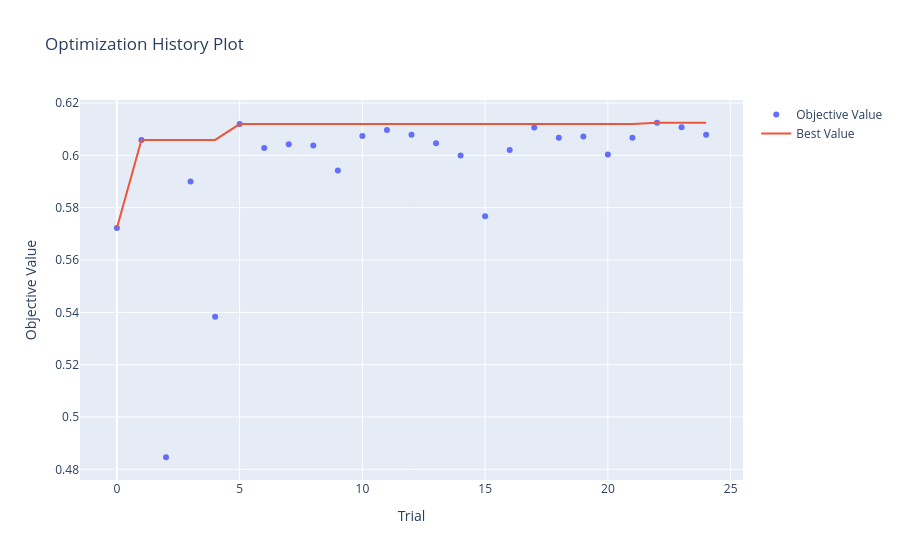
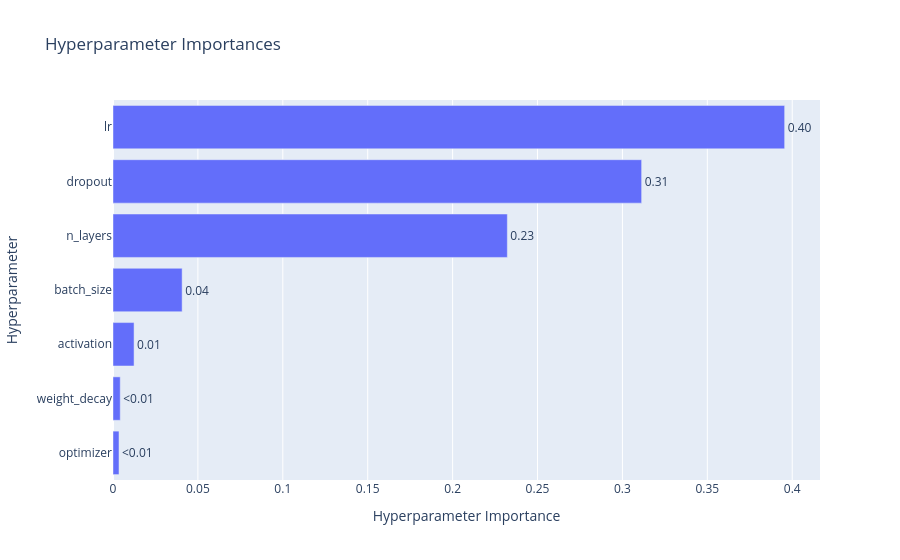

The cell these charts' notebook holds for them, in order:
### Code cell
import optuna.visualization as vis

vis.plot_optimization_history(study).show()
vis.plot_param_importances(study).show()

### Figure 1 — Plotly figure (JSON) as saved in the notebook; plotly's stock layout.template omitted (floating-point values rounded to 4 significant figures)
{"data": [{"mode": "markers", "name": "Objective Value", "type": "scatter", "x": [0, 1, 2, 3, 4, 5, 6, 7, 8, 9, 10, 11, 12, 13, 14, 15, 16, 17, 18, 19, 20, 21, 22, 23, 24], "y": [0.5722, 0.6059, 0.4846, 0.59, 0.5383, 0.612, 0.6028, 0.6042, 0.6037, 0.5942, 0.6074, 0.6097, 0.6079, 0.6046, 0.5999, 0.5768, 0.602, 0.6107, 0.6068, 0.6072, 0.6003, 0.6067, 0.6125, 0.6108, 0.6079]}, {"mode": "lines", "name": "Best Value", "type": "scatter", "x": [0, 1, 2, 3, 4, 5, 6, 7, 8, 9, 10, 11, 12, 13, 14, 15, 16, 17, 18, 19, 20, 21, 22, 23, 24], "y": [0.5722, 0.6059, 0.6059, 0.6059, 0.6059, 0.612, 0.612, 0.612, 0.612, 0.612, 0.612, 0.612, 0.612, 0.612, 0.612, 0.612, 0.612, 0.612, 0.612, 0.612, 0.612, 0.612, 0.6125, 0.6125, 0.6125]}, {"marker": {"color": "#cccccc"}, "mode": "markers", "name": "Infeasible Trial", "showlegend": false, "type": "scatter", "x": [], "y": []}], "layout": {"title": {"text": "Optimization History Plot"}, "xaxis": {"title": {"text": "Trial"}}, "yaxis": {"title": {"text": "Objective Value"}}}}

### Figure 2 — Plotly figure (JSON) as saved in the notebook; plotly's stock layout.template omitted (floating-point values rounded to 4 significant figures)
{"data": [{"cliponaxis": false, "hovertemplate": ["optimizer (CategoricalDistribution): 0.003526175820090854<extra></extra>", "weight_decay (FloatDistribution): 0.004262995014622169<extra></extra>", "activation (CategoricalDistribution): 0.012400357057149551<extra></extra>", "batch_size (CategoricalDistribution): 0.0407193542126682<extra></extra>", "n_layers (IntDistribution): 0.23223173822016507<extra></extra>", "dropout (CategoricalDistribution): 0.3113186384665161<extra></extra>", "lr (FloatDistribution): 0.3955407412087879<extra></extra>"], "name": "Objective Value", "orientation": "h", "text": ["<0.01", "<0.01", "0.01", "0.04", "0.23", "0.31", "0.40"], "textposition": "outside", "type": "bar", "x": [0.003526, 0.004263, 0.0124, 0.04072, 0.2322, 0.3113, 0.3955], "y": ["optimizer", "weight_decay", "activation", "batch_size", "n_layers", "dropout", "lr"]}], "layout": {"title": {"text": "Hyperparameter Importances"}, "xaxis": {"title": {"text": "Hyperparameter Importance"}}, "yaxis": {"title": {"text": "Hyperparameter"}}}}
